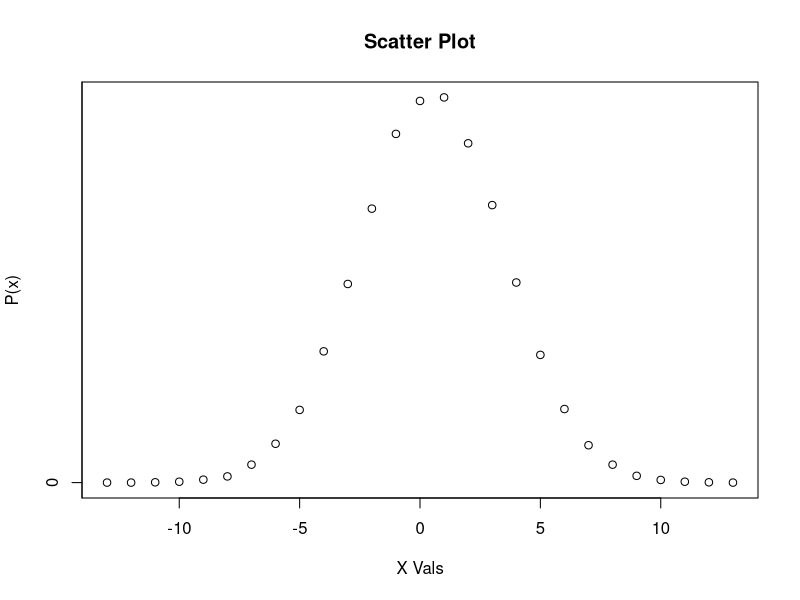

Reproduce this figure in R.
library(ggplot2)

pdf <- function(data){
  data <- sort(floor(data))
  vals = unique(data)
  # Calculate the frequency of each value in the vector
  counter <- table(data)
  # Normalize the frequency to obtain the probability distribution
  prob_dist <- round(counter / sum(counter),digits=4)
  #geom_point(size, color, shape)
  plot(x=vals,y=prob_dist,main='Scatter Plot',xlab='X Vals',ylab='P(x)')
}

# Load the data into a vector
data <- c(1, 2, 2, 3, 3, 3, 4, 4, 4, 4, 5, 5, 5, 5, 5)
data2 <- rnorm(100000,mean=1,sd=3)
pdf(data2)
